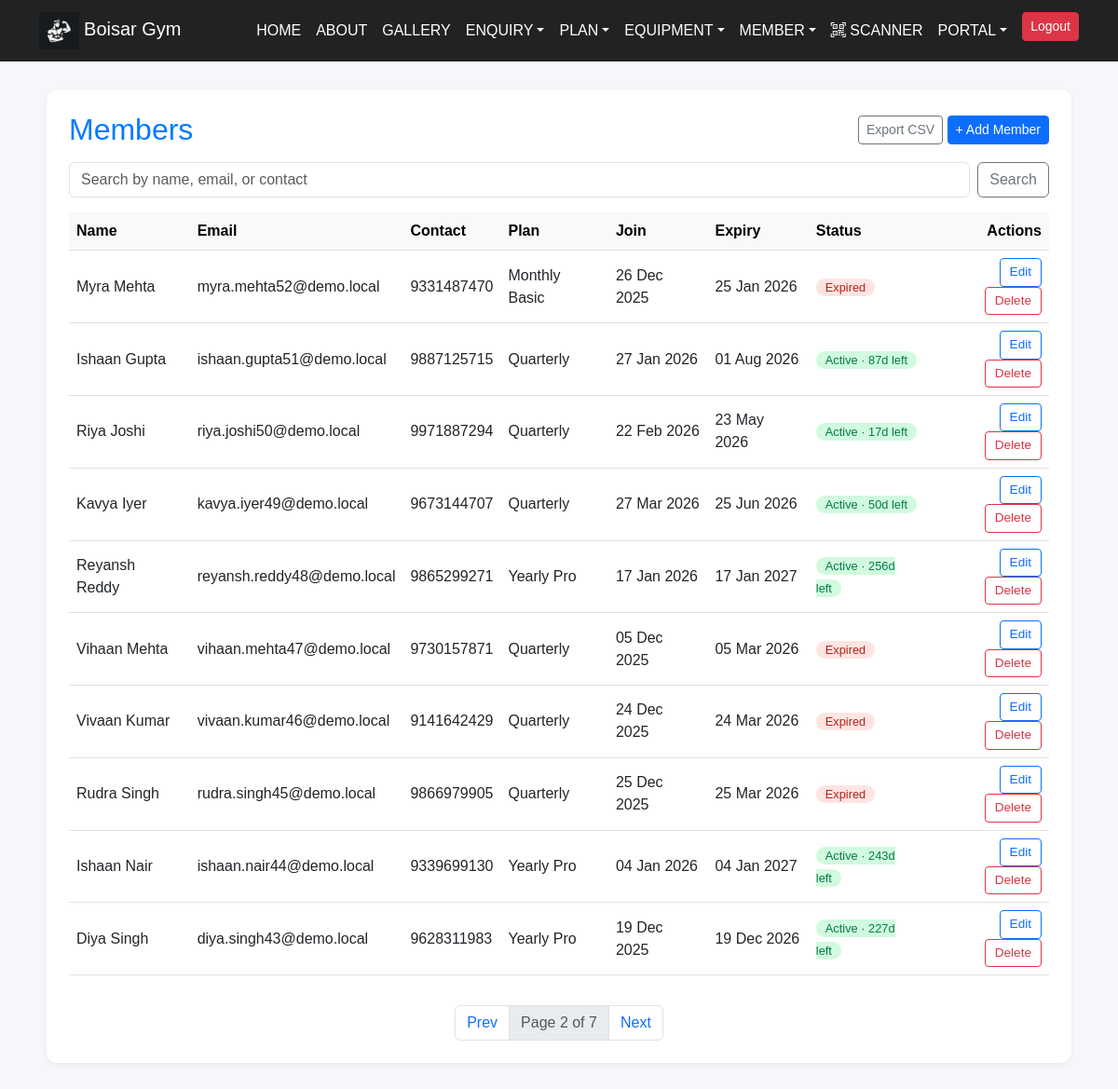
Screenshot of /view_member/?page=2 (signed in) with the database file from the repository.
### project/models.py (models this page shows, shortened)
class Member(models.Model):
    GENDER_CHOICES = [('Male', 'Male'), ('Female', 'Female')]
    GOAL_CHOICES = [
        ('lose', 'Lose Weight'),
        ('gain', 'Gain Muscle'),
        ('maintain', 'Maintain'),
    ]
    EXPERIENCE_CHOICES = [
        ('beginner', 'Beginner'),
        ('intermediate', 'Intermediate'),
        ('advanced', 'Advanced'),
    ]
    DIET_CHOICES = [
        ('veg', 'Vegetarian'),
        ('nonveg', 'Non-Vegetarian'),
        ('vegan', 'Vegan'),
    ]
    user = models.OneToOneField(
        settings.AUTH_USER_MODEL,
        on_delete=models.SET_NULL,
        null=True, blank=True,
        related_name='member_profile',
    )
    name = models.CharField(max_length=100)
    contact = models.CharField(max_length=15)
    email = models.EmailField(unique=True)
    age = models.PositiveIntegerField()
    gender = models.CharField(max_length=10, choices=GENDER_CHOICES)
    plan = models.ForeignKey(Plan, on_delete=models.PROTECT, related_name='members')
    join_date = models.DateField(default=timezone.now)
    expiry_date = models.DateField(blank=True, null=True)
    amount = models.PositiveIntegerField()
    height_cm = models.PositiveIntegerField(blank=True, null=True)
    weight_kg = models.PositiveIntegerField(blank=True, null=True)
    goal = models.CharField(max_length=10, choices=GOAL_CHOICES, blank=True)
    experience = models.CharField(max_length=15, choices=EXPERIENCE_CHOICES, blank=True)
    diet = models.CharField(max_length=10, choices=DIET_CHOICES, blank=True)
    @property
    def is_active(self):
        return bool(self.expiry_date and self.expiry_date >= timezone.now().date())
    @property
    def days_remaining(self):
        if not self.expiry_date:
            return 0
        return max(0, (self.expiry_date - timezone.now().date()).days)

class Plan(models.Model):
    DURATION_CHOICES = [
        ('Monthly Plans', 'Monthly Plans'),
        ('Yearly Plans', 'Yearly Plans'),
    ]
    name = models.CharField(max_length=100)
    amount = models.DecimalField(max_digits=10, decimal_places=2)
    duration = models.CharField(max_length=50, choices=DURATION_CHOICES)
    duration_days = models.PositiveIntegerField(
        default=30,
        help_text="Length of the plan in days; used to compute expiry.",
    )

### project/views.py (the view)
# urls.py: path('view_member/', views.view_member, name='view_member'),
@login_required(login_url="admin_login")
def view_member(request):
    q = request.GET.get('q', '').strip()
    qs = Member.objects.select_related('plan').all()
    if q:
        qs = qs.filter(Q(name__icontains=q) | Q(email__icontains=q) | Q(contact__icontains=q))
    page_obj = Paginator(qs.order_by('-id'), 10).get_page(request.GET.get('page'))
    return render(request, 'admin_panel/view_member.html', {
        'members': page_obj.object_list,
        'page_obj': page_obj,
        'q': q,
    })

### templates/admin_panel/view_member.html (shortened to what this page needs)
<!DOCTYPE html>
<html lang="en">
  <head>
  </head>
  <body>
    {% include "admin_panel/navbar.html" %}
    <div class="panel">
      <div class="d-flex justify-content-between align-items-center mb-3">
        <h2 class="mb-0">Members</h2>
        <div>
          <a href="{% url 'export_members_csv' %}" class="btn btn-outline-secondary btn-sm">Export CSV</a>
          <a href="{% url 'add_member' %}" class="btn btn-primary btn-sm">+ Add Member</a>
        </div>
      </div>
      <form method="GET" class="mb-3 d-flex gap-2">
        <input type="text" name="q" value="{{ q }}" class="form-control" placeholder="Search by name, email, or contact" />
        <button class="btn btn-outline-secondary" type="submit">Search</button>
      </form>
      <div class="table-responsive">
        <table class="table table-hover align-middle">
          <thead class="table-light">
            <tr>
              <th>Name</th><th>Email</th><th>Contact</th>
              <th>Plan</th><th>Join</th><th>Expiry</th><th>Status</th><th class="text-end">Actions</th>
            </tr>
          </thead>
          <tbody>
            {% for member in members %}
            <tr>
              <td>{{ member.name }}</td>
              <td>{{ member.email }}</td>
              <td>{{ member.contact }}</td>
              <td>{{ member.plan.name }}</td>
              <td>{{ member.join_date|date:"d M Y" }}</td>
              <td>{{ member.expiry_date|date:"d M Y" }}</td>
              <td>
                {% if member.is_active %}
                  <span class="pill-active">Active · {{ member.days_remaining }}d left</span>
                {% else %}
                  <span class="pill-expired">Expired</span>
                {% endif %}
              </td>
              <td class="text-end">
                <a class="btn btn-sm btn-outline-primary btn-action" href="{% url 'edit_member' member.id %}">Edit</a>
                <form method="POST" action="{% url 'delete_member' member.id %}" style="display:inline" onsubmit="return confirm('Delete {{ member.name }}?');">
                  <button class="btn btn-sm btn-outline-danger btn-action" type="submit">Delete</button>
                </form>
              </td>
            </tr>
            {% empty %}
            <tr><td colspan="8" class="text-center text-muted">No members found.</td></tr>
            {% endfor %}
          </tbody>
        </table>
      </div>
      {% if page_obj.paginator.num_pages > 1 %}
      <nav class="mt-3">
        <ul class="pagination justify-content-center mb-0">
          {% if page_obj.has_previous %}
            <li class="page-item"><a class="page-link" href="?page={{ page_obj.previous_page_number }}{% if q %}&q={{ q }}{% endif %}">Prev</a></li>
          {% endif %}
          <li class="page-item disabled"><span class="page-link">Page {{ page_obj.number }} of {{ page_obj.paginator.num_pages }}</span></li>
          {% if page_obj.has_next %}
            <li class="page-item"><a class="page-link" href="?page={{ page_obj.next_page_number }}{% if q %}&q={{ q }}{% endif %}">Next</a></li>
          {% endif %}
        </ul>
      </nav>
      {% endif %}
    </div>
  </body>
</html>

### templates/admin_panel/navbar.html (style rules this page uses)
body { font-family: 'Poppins', Arial, sans-serif; background: #f6f7fb; margin: 0; }
.panel { max-width: 1100px; margin: 30px auto; background: #fff; padding: 24px; border-radius: 12px; box-shadow: 0 2px 6px rgba(0,0,0,0.06); }
.panel h2 { color: #007bff; margin-bottom: 20px; }
.panel table { width: 100%; }
.panel .btn-action { padding: 4px 10px; font-size: 0.85rem; }
.pill-active { background:#d1fadf; color:#027a48; padding:2px 10px; border-radius:12px; font-size:0.8rem; }
.pill-expired { background:#fee4e2; color:#b42318; padding:2px 10px; border-radius:12px; font-size:0.8rem; }

### rows the page displays
Member: name "Myra Mehta", email "myra.mehta52@demo.local", contact "9331487470", plan.name "Monthly Basic", join_date "26 Dec 2025", expiry_date "25 Jan 2026", shows "Expired"
Member: name "Ishaan Gupta", email "ishaan.gupta51@demo.local", contact "9887125715", plan.name "Quarterly", join_date "27 Jan 2026", expiry_date "01 Aug 2026", days_remaining "87"
Member: name "Riya Joshi", email "riya.joshi50@demo.local", contact "9971887294", plan.name "Quarterly", join_date "22 Feb 2026", expiry_date "23 May 2026", days_remaining "17"
Member: name "Kavya Iyer", email "kavya.iyer49@demo.local", contact "9673144707", plan.name "Quarterly", join_date "27 Mar 2026", expiry_date "25 Jun 2026", days_remaining "50"
Member: name "Reyansh Reddy", email "reyansh.reddy48@demo.local", contact "9865299271", plan.name "Yearly Pro", join_date "17 Jan 2026", expiry_date "17 Jan 2027", days_remaining "256"
Member: name "Vihaan Mehta", email "vihaan.mehta47@demo.local", contact "9730157871", plan.name "Quarterly", join_date "05 Dec 2025", expiry_date "05 Mar 2026", shows "Expired"
Member: name "Vivaan Kumar", email "vivaan.kumar46@demo.local", contact "9141642429", plan.name "Quarterly", join_date "24 Dec 2025", expiry_date "24 Mar 2026", shows "Expired"
Member: name "Rudra Singh", email "rudra.singh45@demo.local", contact "9866979905", plan.name "Quarterly", join_date "25 Dec 2025", expiry_date "25 Mar 2026", shows "Expired"
Member: name "Ishaan Nair", email "ishaan.nair44@demo.local", contact "9339699130", plan.name "Yearly Pro", join_date "04 Jan 2026", expiry_date "04 Jan 2027", days_remaining "243"
Member: name "Diya Singh", email "diya.singh43@demo.local", contact "9628311983", plan.name "Yearly Pro", join_date "19 Dec 2025", expiry_date "19 Dec 2026", days_remaining "227"

### other values shown
{{ page_obj.number }} "2"
{{ page_obj.paginator.num_pages }} "7"
